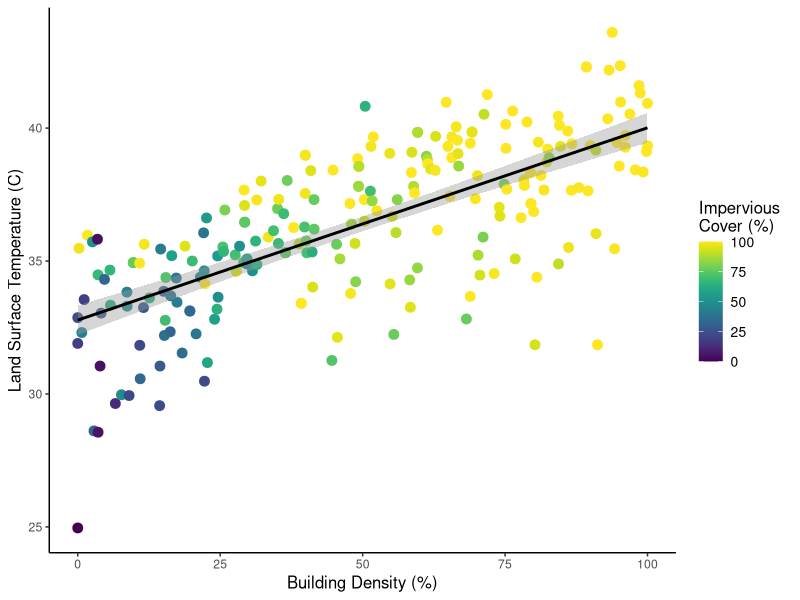
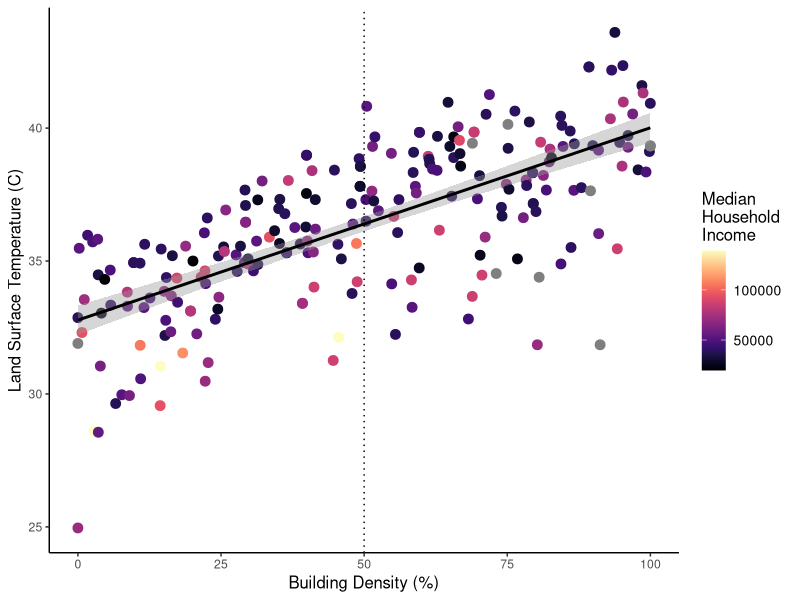
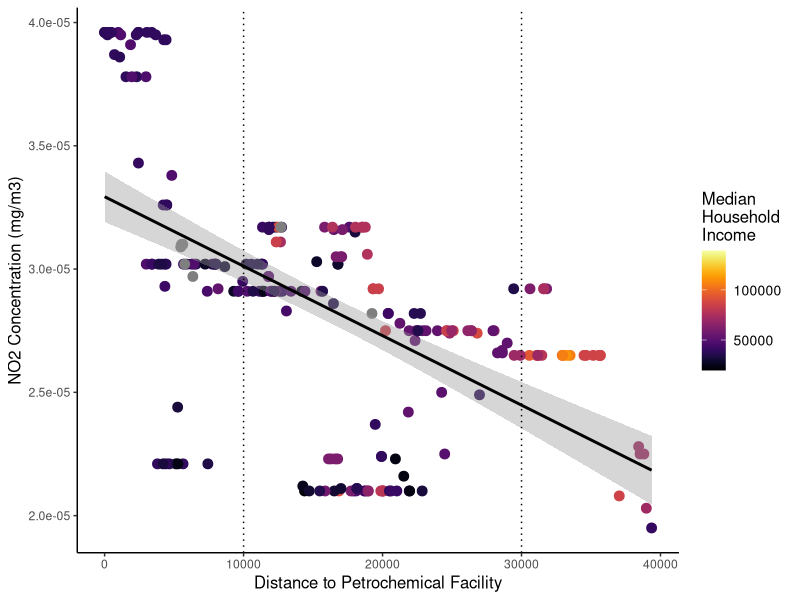
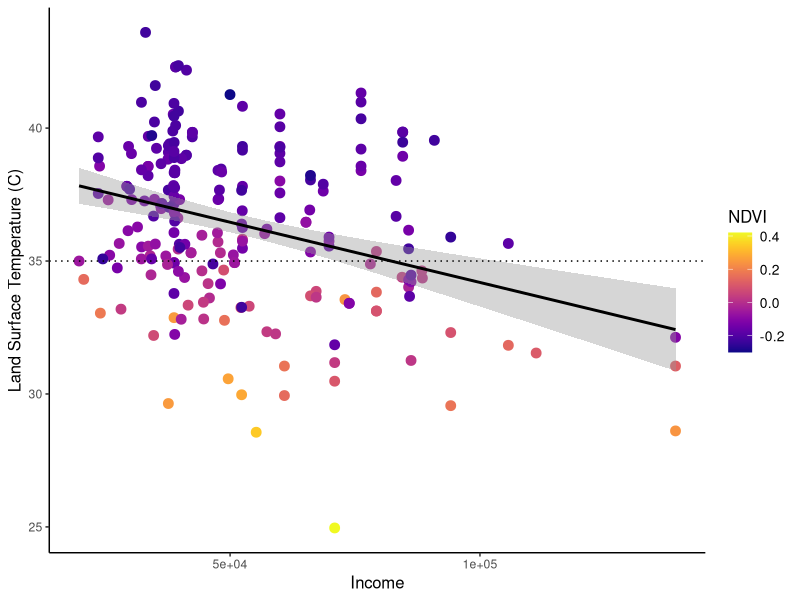
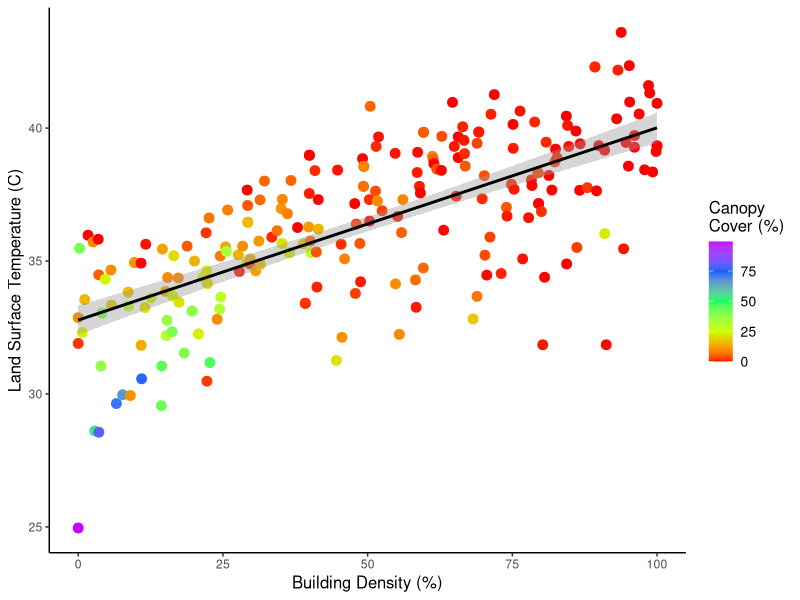

Write the R code that produced these figures, in order.
## ---- chunk 1
knitr::opts_chunk$set(echo = TRUE)
## ---- chunk 2
data<-read.csv("Data/shortlist_data_0813.csv")
library(ggplot2)
library(stringr)
library(tidyverse)
library(viridis)

my.theme<-theme(axis.title = element_text(size=12),
                legend.title=element_text(size=12),
                legend.text = element_text(size=10))
plot1<-ggplot(data, aes(x=BD, y=LST_mean, color=Imp.)) +
  geom_point(size=3)+
  labs(x="Building Density (%)", y="Land Surface Temperature (C)",color="Impervious \nCover (%)")+
  geom_smooth(method=lm, color="black")+
  theme_classic()+
  scale_color_viridis(option="D")

plot1+my.theme
## ---- chunk 3
plot2<-ggplot(data, aes(x=BD, y=LST_mean, color=Income)) +
  geom_point(size=3)+
  labs(x="Building Density (%)", y="Land Surface Temperature (C)",color="Median \nHousehold \nIncome")+
  geom_smooth(method=lm, color="black")+
  theme_classic()+
  scale_color_viridis(option="A")+
  geom_vline(xintercept=c(50), linetype="dotted")
plot2+my.theme
## ---- chunk 4
plot3<-ggplot(data, aes(x=petrochem_distance, y=NO2_mean, color=Income)) +
  geom_point(size=3)+
  labs(x="Distance to Petrochemical Facility", y="NO2 Concentration (mg/m3)",color="Median \nHousehold \nIncome")+
  geom_smooth(method=lm, color="black")+
  theme_classic()+
  scale_color_viridis(option="B")+
  geom_vline(xintercept=c(10000, 30000), linetype="dotted")
plot3+my.theme
## ---- chunk 5
plot6<-ggplot(data, aes(x=Income, y=LST_mean, color=NDVImean)) +
  geom_point(size=3)+
  labs(x="Income", y="Land Surface Temperature (C)",color="NDVI")+
  theme_classic()+
  scale_color_viridis(option="C")+
  geom_smooth(method=lm, color="black")+
  geom_hline(yintercept=c(35), linetype="dotted")
plot6+my.theme
## ---- chunk 6
mid<-50
plot5<-ggplot(data, aes(x=BD, y=LST_mean, color=X.canopy)) +
  geom_point(size=3)+
  labs(x="Building Density (%)", y="Land Surface Temperature (C)",color="Canopy \nCover (%)")+
  geom_smooth(method=lm, color="black")+
  theme_classic()+
  scale_color_gradientn(colours=rainbow(5))
plot5+my.theme
